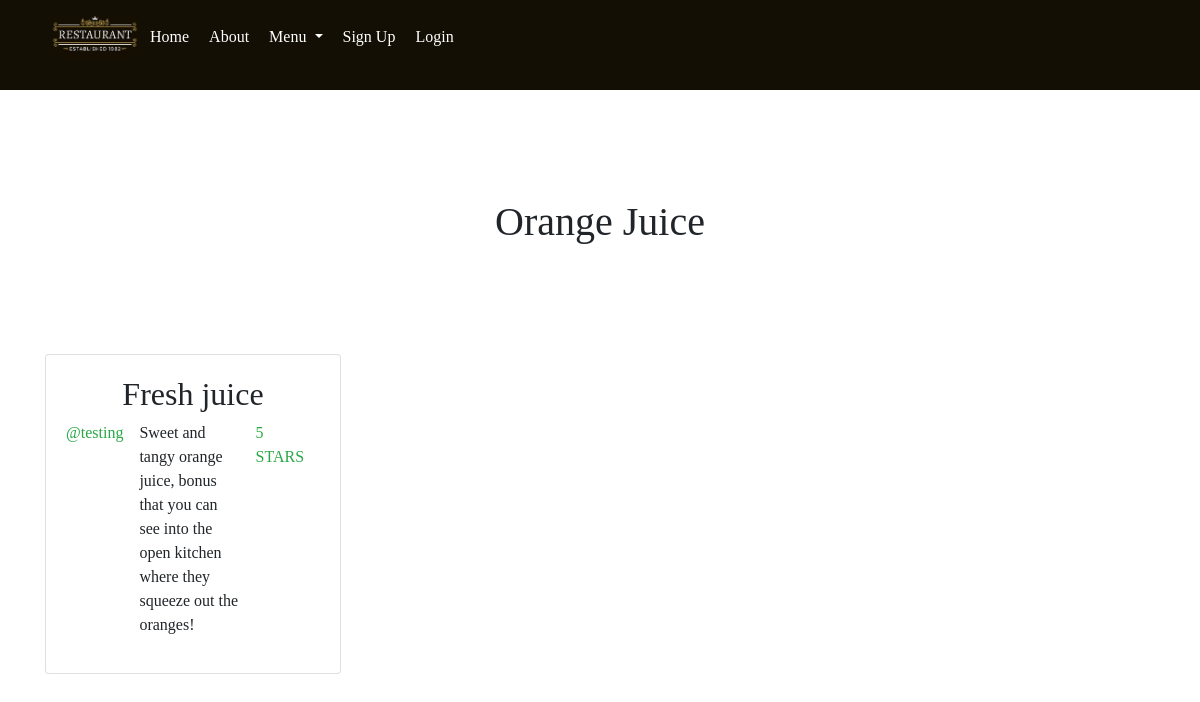
The app's page /restaurant/drinks-menu/orange-juice/, older data.
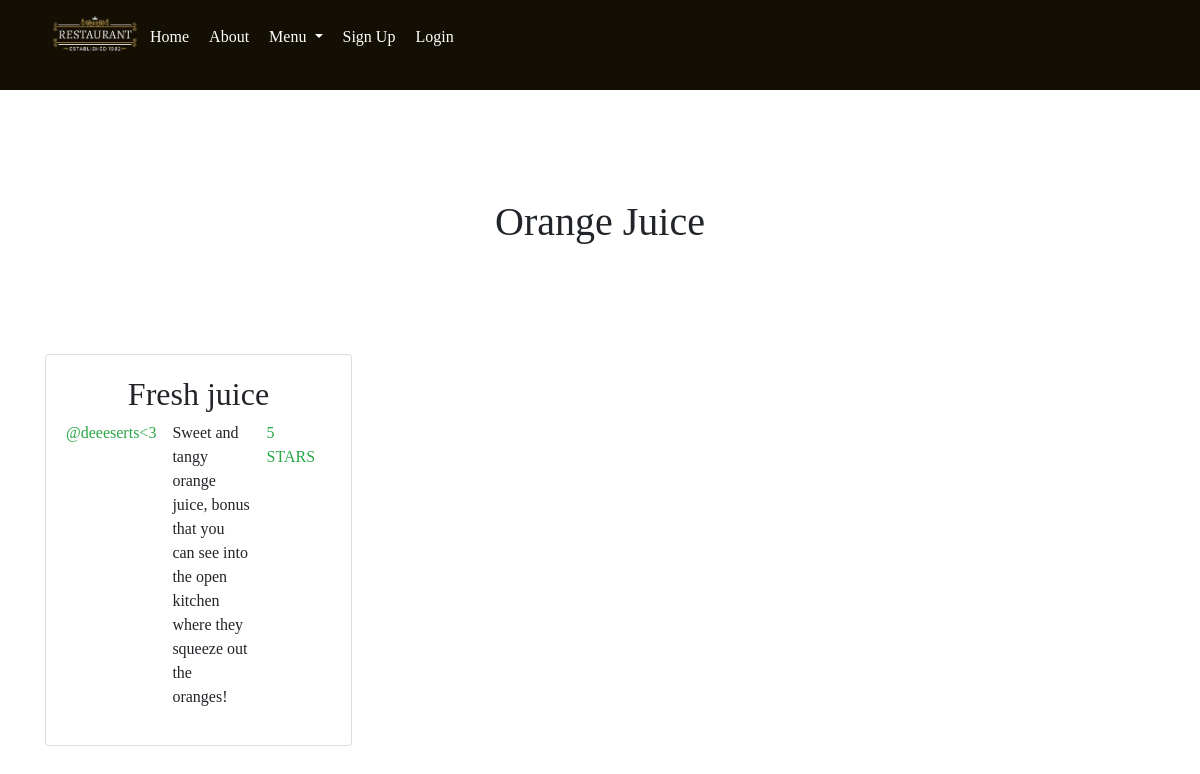
The same page, newer data.
### restaurant/models.py (models this page shows, shortened)
class Review(models.Model):
    REVIEW_ID_MAX_LENGTH=128
    COMMENT_MAX_LENGTH=1000
    reviewID =  models.CharField(max_length=REVIEW_ID_MAX_LENGTH, unique=True) # primary key
    user = models.ForeignKey(User, on_delete=models.CASCADE) # foreign key: one to many - many reviews for one user
    menuItem = models.ForeignKey(MenuItem, on_delete=models.CASCADE) # foreign key: one to many - many reviews for one menu item
    comment = models.CharField(max_length=COMMENT_MAX_LENGTH)
    ratings = models.IntegerField(default =0)
    photo = models.ImageField(upload_to='review_images', blank=True)

### restaurant/views.py (the view)
# urls.py: path('<slug:menu_name_slug>/<slug:menuItem_name_slug>/', views.show_menu_item, name='show_menu_item'),
def show_menu_item(request, menu_name_slug, menuItem_name_slug):
    context_dict = {}
    try:
        menu = Menu.objects.get(slug=menu_name_slug)
        menuItem = MenuItem.objects.get(slug=menuItem_name_slug)
        reviews = Review.objects.filter(menuItem=menuItem)
        context_dict['reviews'] = reviews
        context_dict['menuItem'] = menuItem
        context_dict['menu'] = menu
    except Menu.DoesNotExist:
        context_dict['menu'] = None
        context_dict['menuItem'] = None
        context_dict['reviews'] = None
    return render(request, 'restaurant/menu_item.html', context=context_dict)

### restaurant/templatetags/rango_template_tags.py (called while the page is built)
@register.inclusion_tag('restaurant/menus.html')
def get_menu_list():
    return {'menus': Menu.objects.all() }

### templates/restaurant/menu_item.html (shortened to what this page needs)
{% extends 'restaurant/base.html' %}
{% block body_block %}
    {% if menuItem %}
    <div class = "container mt-2">
        <h1 class = "text-center font-weight-normal">{{ menuItem.menuItemID }}</h1>
    </div>
    {% if reviews %}
    <div class = "container mt-2 d-flex mb-5">
        <div class = "row">
            {% for review in reviews %}
            <div class="col-lg-4 d-flex align-items-stretch mb-5">
                <div class = "card">
                    <div class="card-body">
                        <h2 class = "text-center font-weight-normal">{{review.reviewID}}</h2>
                        <div class = "d-flex justify-content-between">
                            <p class="card-text mr-3 text-success ">@{{review.user}}</p>
                            <p class="card-text mr-3" >{{review.comment}}</p>
                            <p class="card-text mr-3 text-success">{{review.ratings}} STARS</p>
                        </div>
                    </div>
                </div>
            </div>
            {% endfor %}
        </div>
    </div>
    {% endif %}
    {% else %}
    <strong>The specified menu item does not exist.</strong>
    {% endif %}
{% endblock %}

Row changes from the older to the newer data that the page shows:
changed Review "Fresh juice": user "testing" → "deeeserts<3"
